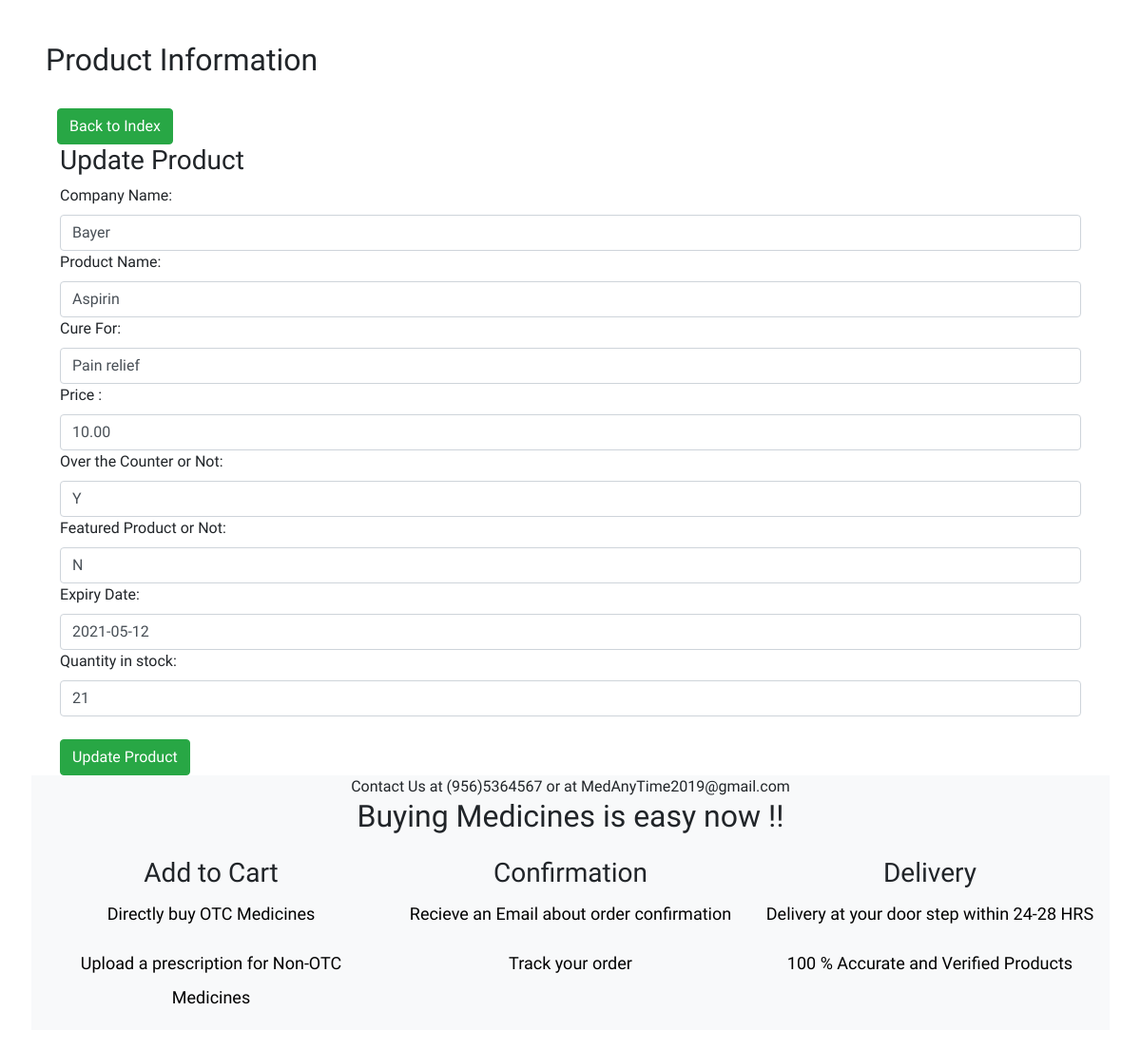
Page /TestProject/product_update.php?ID=15 (signed in) on the earlier database version.
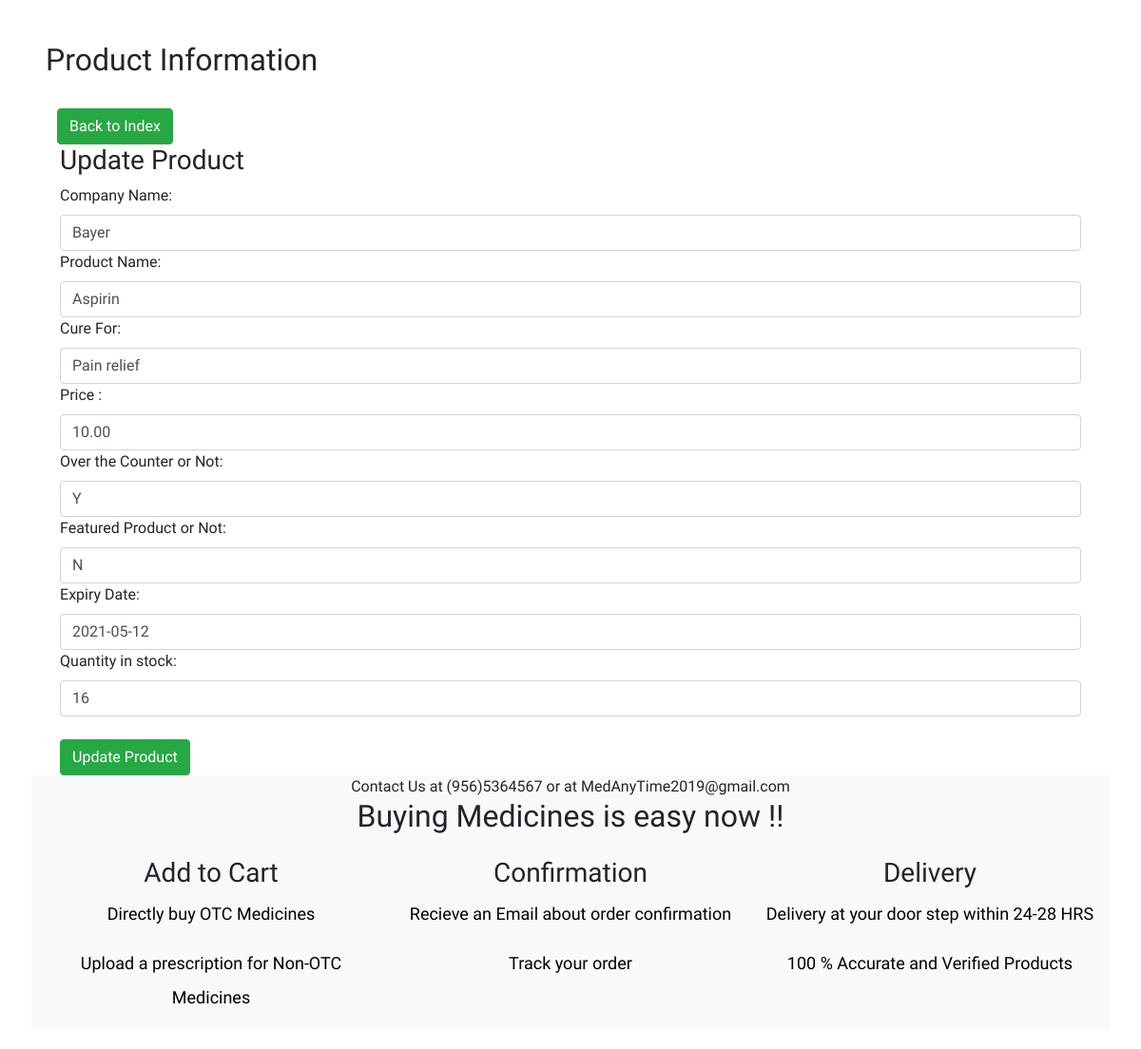
Same page on the later database version.
### tables this page shows
CREATE TABLE `products` (
  `ID` int(11) NOT NULL,
  `ProductName` varchar(255) NOT NULL,
  `CompanyName` varchar(255) NOT NULL,
  `CureFor` varchar(255) DEFAULT NULL,
  `Price` decimal(10,2) NOT NULL,
  `OtcFlag` varchar(1) DEFAULT NULL,
  `Featured_Flag` varchar(255) NOT NULL,
  `ExpiryDate` date NOT NULL,
  `NumberInStock` int(11) NOT NULL,
  `productImage` varchar(255) NOT NULL
);

### TestProject/product_update.php (the view, shortened to what this page needs)
<?php
include('C:/xampp/htdocs/SwEngg/Config/dbConnection.php');
$ID= $_GET['ID'];
$result = mysqli_query($dbConnection, "SELECT * FROM products WHERE ID=$ID");
while($res = mysqli_fetch_array($result))
{
    $CompanyName = $res['CompanyName'];
    $ProductName = $res['ProductName'];
    $CureFor = $res['CureFor'];
    $Price = $res['Price'];
    $OtcFlag = $res['OtcFlag'];
    $ExpiryDate = $res['ExpiryDate'];
    $quantity = $res['NumberInStock'];
    $FeaturedFlag = $res['Featured_Flag'];
}
?>
<!DOCTYPE html>
<html lang="en">
<head>
    <link rel="stylesheet" href="https://stackpath.bootstrapcdn.com/bootstrap/4.1.3/css/bootstrap.min.css">
    <link rel="stylesheet" href="app new2.css">
</head>
<body class="index-page sidebar-collapse">
<div class="wrapper">
<br>
        <div class="main">
            <div class="section section-basic">
                <div class="container">
                      <h2>Product Information</h2>
                      <br>
                      &nbsp&nbsp&nbsp<a href='inventory.php' class='btn btn-success btn-round'>Back to Index</a>
                <br>
                <div class="col-md-12">
    <div class="panel panel-success panel-size-custom">
  <div class="panel-heading"><h3>Update Product</h3></div>
  <div class="panel-body">
    <form action="product_update.php" method="post">
        <div class="form group">
            <label>Company Name:</label>
            <input type="text" class="form-control" id="CompanyName" name="CompanyName" value="<?php echo $CompanyName;?>">
            <label>Product Name:</label>
            <input type="text" class="form-control" id="ProductName" name="ProductName" value="<?php echo $ProductName;?>">
            <label>Cure For:</label>
            <input type="text" class="form-control" id="CureFor" name="CureFor" value="<?php echo $CureFor;?>">
            <label>Price :</label>
            <input type="text" class="form-control" id="Price" name="Price" value="<?php echo $Price;?>">
            <label>Over the Counter or Not:</label>
            <input type="text" class="form-control" id="OtcFlag" name="OtcFlag" value="<?php echo $OtcFlag;?>">
  <label>Featured Product or Not:</label>
            <input type="text" class="form-control" id="FeaturedFlag" name="FeaturedFlag" value="<?php echo $FeaturedFlag;?>">
  <label>Expiry Date:</label>
            <input type="text" class="form-control" id="ExpiryDate" name="ExpiryDate" value="<?php echo $ExpiryDate;?>">
  <label>Quantity in stock:</label>
            <input type="text" class="form-control" id="quantity" name="quantity" value="<?php echo $quantity;?>">
                </div>
             </div>
            </div>
            <br>
            <div class="form group">
                <button type="submit" class="btn btn-success btn-round" id="submit" name="update">
                    <i class="now-ui-icons ui-1_check"></i> Update Product
                </button>
            </div>
  </div>
</div>
</div>
<footer class="footer" data-background-color="black">
            <section class="bg-light">
  <div class="container">
   <div class="row justify-content-center ">
          <div class="col-md-12 text-center heading-section">
           <span class="subheading"> Contact Us at (956)5364567 or at MedAnyTime2019@gmail.com</span>
            <h2 class="mb-4"> Buying Medicines is easy now !!</h2>
          </div>
        </div>
        <div class="row">
          <div class="col-md-4  align-self-stretch text-center">
                <h3 class="heading">Add to Cart</h3>
                <p>Directly buy OTC Medicines</p>
   <p>Upload a prescription for Non-OTC Medicines</p>
              </div>
          <div class="col-md-4 align-self-stretch text-center">
                <h3 class="heading">Confirmation</h3>
                <p> Recieve an Email about order confirmation </p>
   <p> Track your order </p>
              </div>
          <div class="col-md-4 align-self-stretch text-center">
                <h3 class="heading">Delivery</h3>
                <p>Delivery at your door step within 24-28 HRS</p>
   <p> 100 % Accurate and Verified Products </p>
              </div>
          </div>
        </div>
 </section>
        </footer>
    </div>
</body>
</html>

Differences in the rows shown:
changed products "Bayer": quantity "21" → "16"
